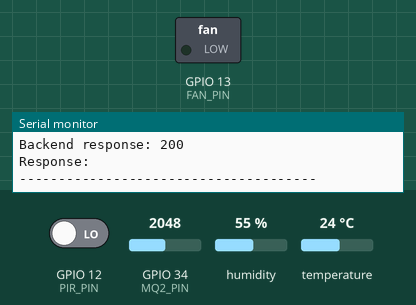
This program was run on a simulated ESP32. Parts: switched loads named in the program (green lamp = pin HIGH), the last lines printed to the serial monitor. The test bench sets the inputs (shaded band); at power-on: temperature 24 °C, GPIO 12 (PIR_PIN) LOW, GPIO 34 (MQ2_PIN) = 2048, humidity 55 %. WiFi joins after 1.5 s; servers stay silent unless stated; uploads are accepted with an empty reply.

Above: at 3.7 s.
3.8 s: temperature set to 24.7 °C
14.5 s: temperature set to 25.8 °C
At 24.7 s:
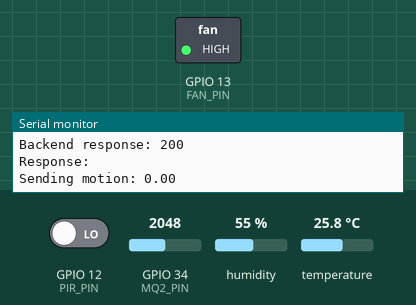
36.4 s: temperature set to 12 °C
At 47.0 s:
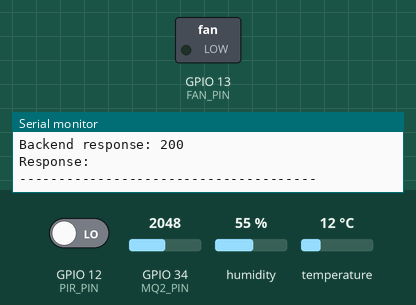
47.3 s: temperature set to 28 °C
At 57.3 s:
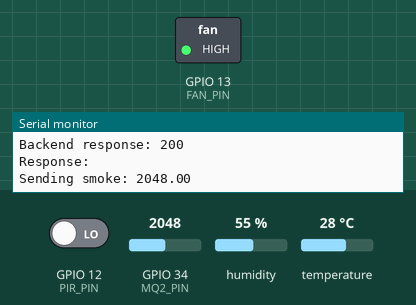
Timing chart, 0 to 58.8 s (numbered marks = the images above; inputs shaded):
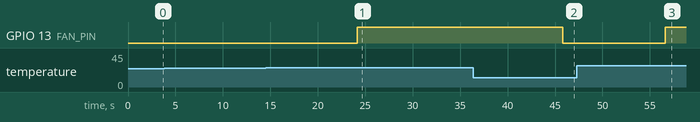

The program:

main.cpp
```cpp
// #include <Arduino.h>
// #include <WiFi.h>
// #include <HTTPClient.h>
// #include <DHT.h>

// // =====================================================
// // WIFI CONFIGURATION
// // =====================================================

// const char* WIFI_SSID = "Alisha";
// const char* WIFI_PASSWORD = "Kf@22071972";

// // Your laptop's IPv4 address
// // Backend is running on port 8000
// const char* SERVER_URL = "http://192.168.29.110:8000/sensors/data";

// // =====================================================
// // PIN CONFIGURATION
// // =====================================================

// #define DHT_PIN       5
// #define DHT_TYPE      DHT22

// #define PIR_PIN       12
// #define MQ2_PIN       34
// #define BUZZER_PIN    13

// // =====================================================
// // SMOKE THRESHOLD
// // =====================================================

// #define SMOKE_THRESHOLD 1000

// // =====================================================
// // TEMPERATURE THRESHOLD
// // =====================================================

// #define FAN_TEMPERATURE_THRESHOLD 25.0

// // =====================================================
// // SENSOR OBJECT
// // =====================================================

// DHT dht(DHT_PIN, DHT_TYPE);


// // =====================================================
// // SEND SENSOR DATA TO BACKEND
// // =====================================================

// void sendSensorData(const char* type, float value)
// {
//     if (WiFi.status() != WL_CONNECTED)
//     {
//         Serial.println("Cannot send data - WiFi disconnected");
//         return;
//     }

//     HTTPClient http;

//     http.begin(SERVER_URL);
//     http.addHeader("Content-Type", "application/json");

//     String json = "{";
//     json += "\"type\":\"";
//     json += type;
//     json += "\",";
//     json += "\"value\":";
//     json += String(value, 2);
//     json += "}";

//     Serial.print("Sending ");
//     Serial.print(type);
//     Serial.print(": ");
//     Serial.println(value);

//     int httpResponseCode = http.POST(json);

//     if (httpResponseCode > 0)
//     {
//         Serial.print("Backend response: ");
//         Serial.println(httpResponseCode);

//         String response = http.getString();

//         Serial.print("Response: ");
//         Serial.println(response);
//     }
//     else
//     {
//         Serial.print("HTTP request failed: ");
//         Serial.println(http.errorToString(httpResponseCode));
//     }

//     http.end();
// }


// // =====================================================
// // WIFI CONNECTION
// // =====================================================

// void connectToWiFi()
// {
//     WiFi.mode(WIFI_STA);
//     WiFi.setAutoReconnect(true);
//     WiFi.persistent(true);

//     Serial.println();
//     Serial.println("================================");
//     Serial.println("        ESP32 WIFI CONNECTION");
//     Serial.println("================================");

//     Serial.print("Connecting to: ");
//     Serial.println(WIFI_SSID);

//     WiFi.begin(WIFI_SSID, WIFI_PASSWORD);

//     int attempts = 0;

//     while (WiFi.status() != WL_CONNECTED && attempts < 40)
//     {
//         delay(500);
//         Serial.print(".");
//         attempts++;
//     }

//     Serial.println();

//     if (WiFi.status() == WL_CONNECTED)
//     {
//         Serial.println("WIFI CONNECTED!");

//         Serial.print("ESP32 IP: ");
//         Serial.println(WiFi.localIP());

//         Serial.print("Signal: ");
//         Serial.print(WiFi.RSSI());
//         Serial.println(" dBm");

//         Serial.println("================================");
//     }
//     else
//     {
//         Serial.println("WIFI CONNECTION FAILED");

//         Serial.print("Status code: ");
//         Serial.println(WiFi.status());
//     }
// }


// // =====================================================
// // SETUP
// // =====================================================

// void setup()
// {
//     Serial.begin(115200);

//     delay(1000);

//     // -------------------------
//     // SENSOR PIN SETUP
//     // -------------------------

//     pinMode(PIR_PIN, INPUT);
//     pinMode(MQ2_PIN, INPUT);

//     pinMode(BUZZER_PIN, OUTPUT);
//     digitalWrite(BUZZER_PIN, LOW);

//     // -------------------------
//     // START DHT22
//     // -------------------------

//     dht.begin();

//     // -------------------------
//     // CONNECT WIFI
//     // -------------------------

//     connectToWiFi();

//     Serial.println();
//     Serial.println("======================================");
//     Serial.println("       SMART HOME SENSOR SYSTEM");
//     Serial.println("======================================");
//     Serial.println("DHT22  : GPIO 5");
//     Serial.println("PIR    : GPIO 12");
//     Serial.println("MQ-2   : GPIO 34");
//     Serial.println("OUTPUT : GPIO 13");
//     Serial.println("--------------------------------------");
//     Serial.println("Output turns ON above 25°C");
//     Serial.println("Backend:");
//     Serial.println(SERVER_URL);
//     Serial.println("======================================");
// }


// // =====================================================
// // MAIN LOOP
// // =====================================================

// void loop()
// {
//     // =================================================
//     // WIFI CHECK
//     // =================================================

//     if (WiFi.status() != WL_CONNECTED)
//     {
//         Serial.println("WiFi disconnected - reconnecting...");

//         WiFi.reconnect();

//         delay(5000);

//         return;
//     }


//     // =================================================
//     // READ TEMPERATURE
//     // =================================================

//     float temperature = dht.readTemperature();


//     // =================================================
//     // READ HUMIDITY
//     // =================================================

//     float humidity = dht.readHumidity();


//     // =================================================
//     // READ MOTION
//     // =================================================

//     int motion = digitalRead(PIR_PIN);


//     // =================================================
//     // READ MQ-2
//     // =================================================

//     int smokeValue = analogRead(MQ2_PIN);


//     // =================================================
//     // DISPLAY TEMPERATURE
//     // =================================================

//     if (isnan(temperature))
//     {
//         Serial.println("Temperature: ERROR");
//     }
//     else
//     {
//         Serial.print("Temperature: ");
//         Serial.print(temperature);
//         Serial.println(" °C");
//     }


//     // =================================================
//     // DISPLAY HUMIDITY
//     // =================================================

//     if (isnan(humidity))
//     {
//         Serial.println("Humidity: ERROR");
//     }
//     else
//     {
//         Serial.print("Humidity: ");
//         Serial.print(humidity);
//         Serial.println(" %");
//     }


//     // =================================================
//     // DISPLAY MOTION
//     // =================================================

//     if (motion == HIGH)
//     {
//         Serial.println("Motion: DETECTED");
//     }
//     else
//     {
//         Serial.println("Motion: NOT DETECTED");
//     }


//     // =================================================
//     // DISPLAY SMOKE
//     // =================================================

//     Serial.print("MQ-2 Smoke Value: ");
//     Serial.println(smokeValue);


//     // =================================================
//     // BUZZER / FAN LOGIC
//     // =================================================

//     bool smokeDetected = smokeValue >= SMOKE_THRESHOLD;
//     bool motionDetected = motion == HIGH;
//     bool highTemperature =
//         !isnan(temperature) &&
//         temperature > FAN_TEMPERATURE_THRESHOLD;


//     if (highTemperature)
//     {
//         digitalWrite(BUZZER_PIN, HIGH);

//         Serial.println("!!! TEMPERATURE ABOVE 25°C !!!");
//         Serial.println("OUTPUT: ON");
//     }
//     else if (smokeDetected && motionDetected)
//     {
//         digitalWrite(BUZZER_PIN, HIGH);

//         Serial.println("!!! SMOKE + MOTION DETECTED !!!");
//         Serial.println("OUTPUT: ON");
//     }
//     else if (smokeDetected)
//     {
//         digitalWrite(BUZZER_PIN, HIGH);

//         Serial.println("!!! SMOKE DETECTED !!!");
//         Serial.println("OUTPUT: ON");
//     }
//     else if (motionDetected)
//     {
//         digitalWrite(BUZZER_PIN, HIGH);

//         Serial.println("Motion detected!");
//         Serial.println("OUTPUT: ON");
//     }
//     else
//     {
//         digitalWrite(BUZZER_PIN, LOW);

//         Serial.println("OUTPUT: OFF");
//     }


//     // =================================================
//     // SEND DATA TO BACKEND
//     // =================================================

//     Serial.println();
//     Serial.println("Sending sensor data to backend...");


//     // Temperature
//     if (!isnan(temperature))
//     {
//         sendSensorData("temperature", temperature);
//     }


//     // Humidity
//     if (!isnan(humidity))
//     {
//         sendSensorData("humidity", humidity);
//     }


//     // Motion
//     sendSensorData("motion", motion == HIGH ? 1 : 0);


//     // Smoke
//     sendSensorData("smoke", smokeValue);


//     // =================================================
//     // SEPARATOR
//     // =================================================

//     Serial.println();
//     Serial.println("--------------------------------------");

//     delay(10000);
// }
#include <Arduino.h>
#include <WiFi.h>
#include <HTTPClient.h>
#include <DHT.h>

// =====================================================
// WIFI CONFIGURATION
// =====================================================

const char* WIFI_SSID = "Alisha";
const char* WIFI_PASSWORD = "Kf@22071972";

// Your laptop's IPv4 address
// Backend is running on port 8000
const char* SERVER_URL = "http://192.168.29.110:8000/sensors/data";

// =====================================================
// PIN CONFIGURATION
// =====================================================

#define DHT_PIN       5
#define DHT_TYPE      DHT22

#define PIR_PIN       12
#define MQ2_PIN       34
#define FAN_PIN       13

// =====================================================
// TEMPERATURE THRESHOLD
// =====================================================

#define FAN_TEMPERATURE_THRESHOLD 25.0

// =====================================================
// SENSOR OBJECT
// =====================================================

DHT dht(DHT_PIN, DHT_TYPE);


// =====================================================
// SEND SENSOR DATA TO BACKEND
// =====================================================

void sendSensorData(const char* type, float value)
{
    if (WiFi.status() != WL_CONNECTED)
    {
        Serial.println("Cannot send data - WiFi disconnected");
        return;
    }

    HTTPClient http;

    http.begin(SERVER_URL);
    http.addHeader("Content-Type", "application/json");

    String json = "{";
    json += "\"type\":\"";
    json += type;
    json += "\",";
    json += "\"value\":";
    json += String(value, 2);
    json += "}";

    Serial.print("Sending ");
    Serial.print(type);
    Serial.print(": ");
    Serial.println(value);

    int httpResponseCode = http.POST(json);

    if (httpResponseCode > 0)
    {
        Serial.print("Backend response: ");
        Serial.println(httpResponseCode);

        String response = http.getString();

        Serial.print("Response: ");
        Serial.println(response);
    }
    else
    {
        Serial.print("HTTP request failed: ");
        Serial.println(http.errorToString(httpResponseCode));
    }

    http.end();
}


// =====================================================
// WIFI CONNECTION
// =====================================================

void connectToWiFi()
{
    WiFi.mode(WIFI_STA);
    WiFi.setAutoReconnect(true);
    WiFi.persistent(true);

    Serial.println();
    Serial.println("================================");
    Serial.println("        ESP32 WIFI CONNECTION");
    Serial.println("================================");

    Serial.print("Connecting to: ");
    Serial.println(WIFI_SSID);

    WiFi.begin(WIFI_SSID, WIFI_PASSWORD);

    int attempts = 0;

    while (WiFi.status() != WL_CONNECTED && attempts < 40)
    {
        delay(500);
        Serial.print(".");
        attempts++;
    }

    Serial.println();

    if (WiFi.status() == WL_CONNECTED)
    {
        Serial.println("WIFI CONNECTED!");

        Serial.print("ESP32 IP: ");
        Serial.println(WiFi.localIP());

        Serial.print("Signal: ");
        Serial.print(WiFi.RSSI());
        Serial.println(" dBm");

        Serial.println("================================");
    }
    else
    {
        Serial.println("WIFI CONNECTION FAILED");

        Serial.print("Status code: ");
        Serial.println(WiFi.status());
    }
}


// =====================================================
// SETUP
// =====================================================

void setup()
{
    Serial.begin(115200);

    delay(1000);

    // -------------------------
    // SENSOR PIN SETUP
    // -------------------------

    pinMode(PIR_PIN, INPUT);
    pinMode(MQ2_PIN, INPUT);

    // Fan
    pinMode(FAN_PIN, OUTPUT);
    digitalWrite(FAN_PIN, LOW);

    // -------------------------
    // START DHT22
    // -------------------------

    dht.begin();

    // -------------------------
    // CONNECT WIFI
    // -------------------------

    connectToWiFi();

    Serial.println();
    Serial.println("======================================");
    Serial.println("       SMART HOME SENSOR SYSTEM");
    Serial.println("======================================");
    Serial.println("DHT22  : GPIO 5");
    Serial.println("PIR    : GPIO 12");
    Serial.println("MQ-2   : GPIO 34");
    Serial.println("FAN    : GPIO 13");
    Serial.println("--------------------------------------");
    Serial.println("Fan turns ON above 25°C");
    Serial.println("Backend:");
    Serial.println(SERVER_URL);
    Serial.println("======================================");
}


// =====================================================
// MAIN LOOP
// =====================================================

void loop()
{
    // =================================================
    // WIFI CHECK
    // =================================================

    if (WiFi.status() != WL_CONNECTED)
    {
        Serial.println("WiFi disconnected - reconnecting...");

        WiFi.reconnect();

        delay(5000);

        return;
    }


    // =================================================
    // READ TEMPERATURE
    // =================================================

    float temperature = dht.readTemperature();


    // =================================================
    // READ HUMIDITY
    // =================================================

    float humidity = dht.readHumidity();


    // =================================================
    // READ MOTION
    // =================================================

    int motion = digitalRead(PIR_PIN);


    // =================================================
    // READ MQ-2
    // =================================================

    int smokeValue = analogRead(MQ2_PIN);


    // =================================================
    // DISPLAY TEMPERATURE
    // =================================================

    if (isnan(temperature))
    {
        Serial.println("Temperature: ERROR");
    }
    else
    {
        Serial.print("Temperature: ");
        Serial.print(temperature);
        Serial.println(" °C");
    }


    // =================================================
    // FAN LOGIC
    // =================================================

    if (!isnan(temperature) &&
        temperature > FAN_TEMPERATURE_THRESHOLD)
    {
        digitalWrite(FAN_PIN, HIGH);

        Serial.println("Temperature above 25°C");
        Serial.println("FAN: ON");
    }
    else
    {
        digitalWrite(FAN_PIN, LOW);

        Serial.println("FAN: OFF");
    }


    // =================================================
    // DISPLAY HUMIDITY
    // =================================================

    if (isnan(humidity))
    {
        Serial.println("Humidity: ERROR");
    }
    else
    {
        Serial.print("Humidity: ");
        Serial.print(humidity);
        Serial.println(" %");
    }


    // =================================================
    // DISPLAY MOTION
    // =================================================

    if (motion == HIGH)
    {
        Serial.println("Motion: DETECTED");
    }
    else
    {
        Serial.println("Motion: NOT DETECTED");
    }


    // =================================================
    // DISPLAY SMOKE
    // =================================================

    Serial.print("MQ-2 Smoke Value: ");
    Serial.println(smokeValue);


    // =================================================
    // SEND DATA TO BACKEND
    // =================================================

    Serial.println();
    Serial.println("Sending sensor data to backend...");


    // Temperature
    if (!isnan(temperature))
    {
        sendSensorData("temperature", temperature);
    }


    // Humidity
    if (!isnan(humidity))
    {
        sendSensorData("humidity", humidity);
    }


    // Motion
    sendSensorData("motion", motion == HIGH ? 1 : 0);


    // Smoke
    sendSensorData("smoke", smokeValue);


    // =================================================
    // SEPARATOR
    // =================================================

    Serial.println();
    Serial.println("--------------------------------------");

    delay(10000);
}
```

Measured:
- the behaviour switches between 25 and 25.1 °C on temperature (found by bisection; images 0 and 1)
- after the input at 14.5 s, GPIO 13 (FAN_PIN): LOW → HIGH after 9.7 s
- after the input at 36.4 s, GPIO 13 (FAN_PIN): HIGH → LOW after 9.4 s
- after the input at 47.3 s, GPIO 13 (FAN_PIN): LOW → HIGH after 9.3 s
